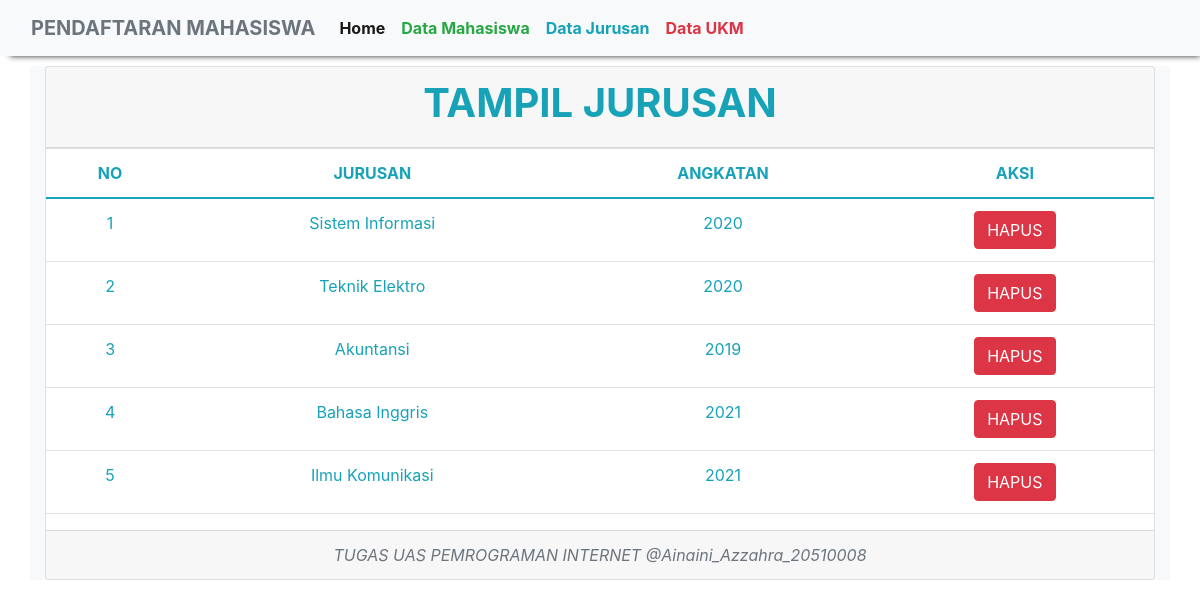
The app's page /tampil_jurusan.php (signed in) with its own data.
### tables this page shows
CREATE TABLE `ambil_jurusan` (
  `id_jurusan` int(11) NOT NULL,
  `nama_jurusan` varchar(30) NOT NULL,
  `angkatan` int(20) NOT NULL
);

### tampil_jurusan.php (the view, shortened to what this page needs)
<?php
    include "header.php";
?>
<!DOCTYPE html>
<html>
<head>
	<link rel="stylesheet" href="https://maxcdn.bootstrapcdn.com/bootstrap/4.0.0/css/bootstrap.min.css">
</head>
<body>
    <div class="card text-center">
        <div class="card-header text-info">
         <center><h1><b>TAMPIL JURUSAN</b></h1></center>
        </div>
                <table class="table table-hover table-spriped text-info">
    	            <thead>
    		          <tr>
		    			<th>NO</th><th>JURUSAN</th><th>ANGKATAN</th>
		    			<th>AKSI</th>
    		          </tr>
    	            </thead>
    	            <tbody>
	    		        <?php
				        include "koneksi.php";
				    	$qry_jurusan=mysqli_query($conn,"select * from ambil_jurusan");
				    	$no=0;
				    	while($id_jurusan=mysqli_fetch_array($qry_jurusan)){
				    	$no++;?>
				    	<tr>
	    	    	       <td><?=$no?></td><td><?=$id_jurusan['nama_jurusan']?></td><td><?=$id_jurusan['angkatan']?></td>
	    	    	       <td><a href="hapus_jurusan.php?id_jurusan=<?=$id_jurusan['id_jurusan']?>" onclick="return cofirm('Apakah anda yakin menghapus data ini?')" class="btn btn-danger">HAPUS</a></td>
	    	            </tr>
			    	    <?php
			    		}
			    		?>
    	            </tbody>
                </table>
        <div class="card-footer text-muted">
           <center><i>TUGAS UAS PEMROGRAMAN INTERNET @Ainaini_Azzahra_20510008</i></center>
        </div>
    </div>
</body>
</html>
<?php
    include "footer.php";
?>

### records on screen
ambil_jurusan: nama_jurusan "Sistem Informasi", angkatan "2020"
ambil_jurusan: nama_jurusan "Teknik Elektro", angkatan "2020"
ambil_jurusan: nama_jurusan "Akuntansi", angkatan "2019"
ambil_jurusan: nama_jurusan "Bahasa Inggris", angkatan "2021"
ambil_jurusan: nama_jurusan "Ilmu Komunikasi", angkatan "2021"
